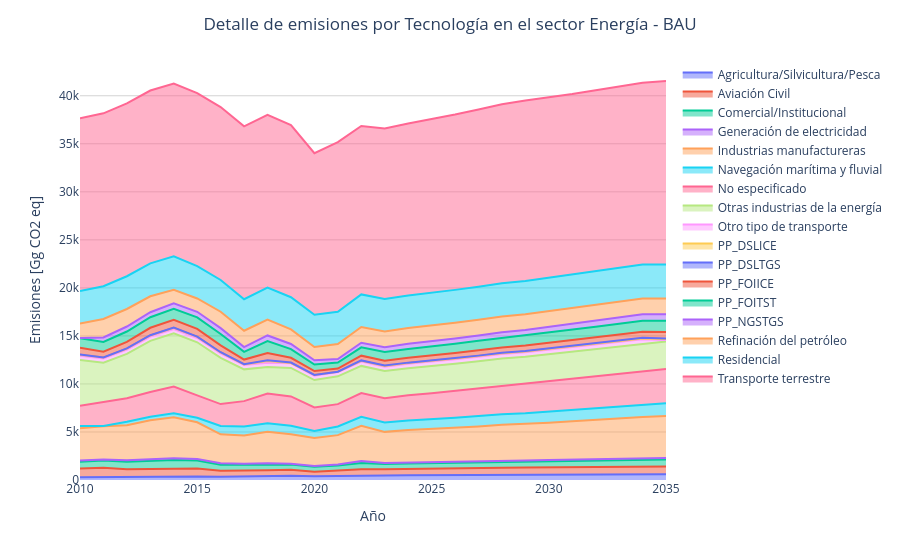
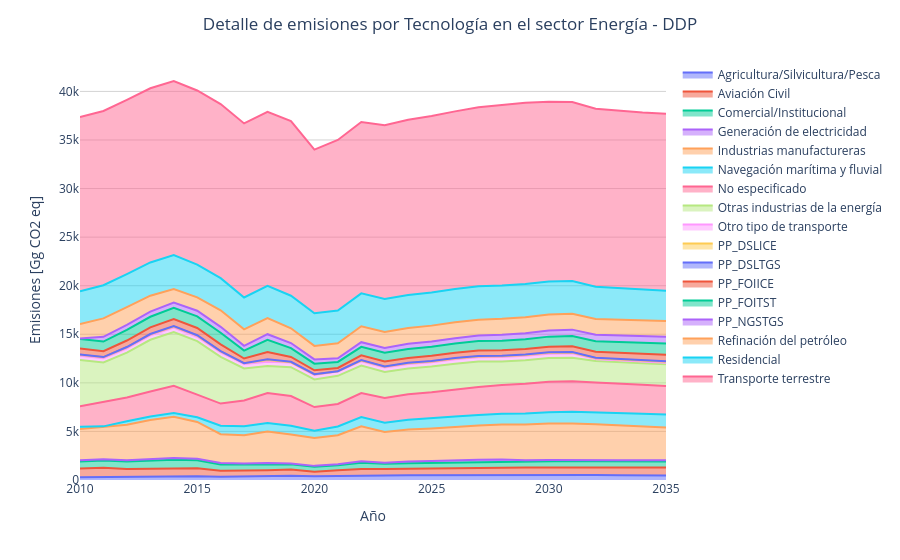
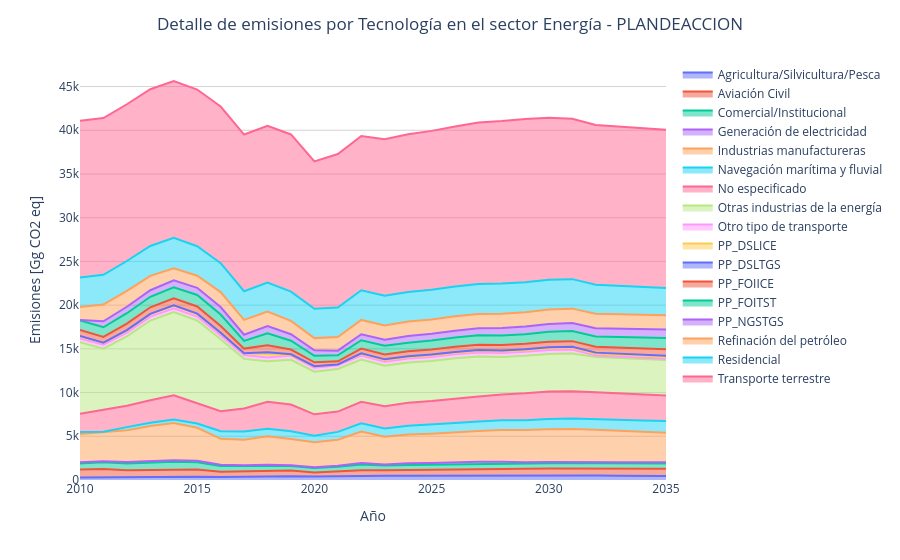
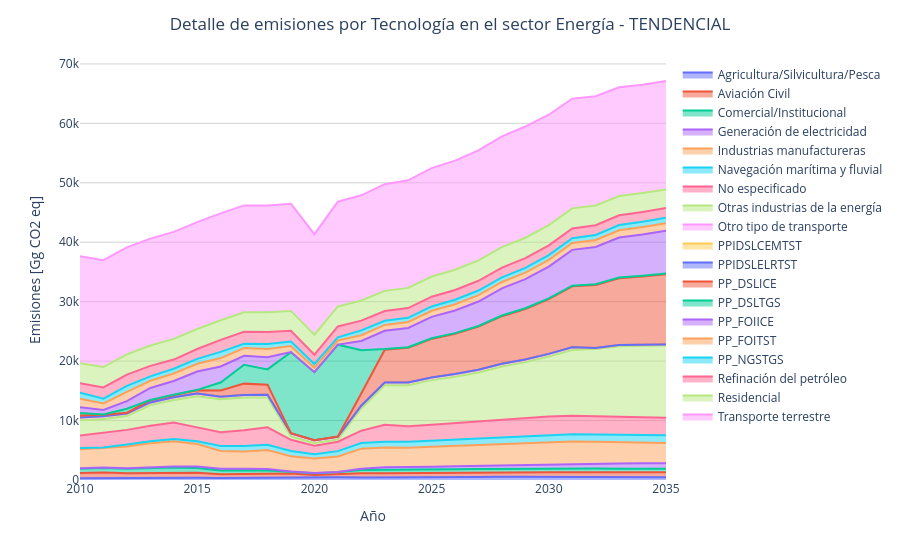

Here is the notebook cell these charts were saved with, in order:
### Code cell
scenarios = list(df['Strategy'].unique())
for scenario in scenarios:
    draw_area_tech_emissions_chart(scenario)
